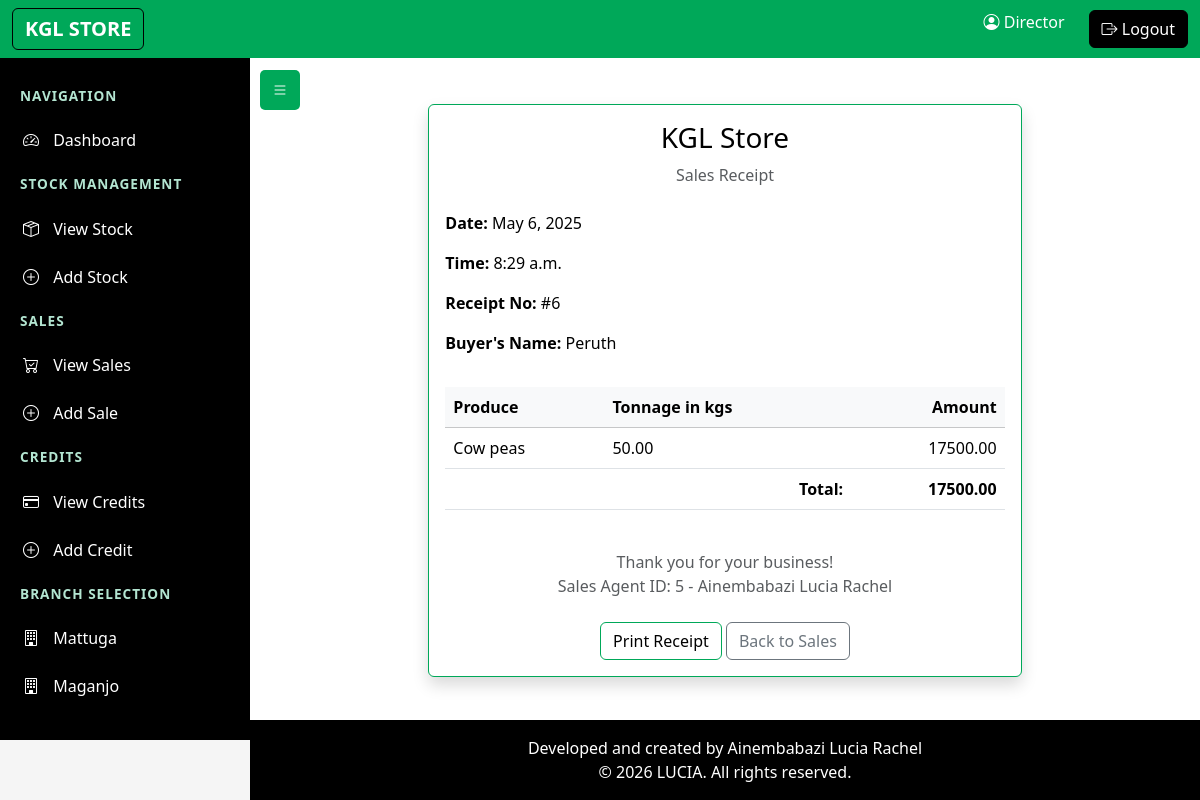
Page /receipt/6/ (signed in) on the committed database.
### kglapp/models.py (models this page shows, shortened)
class UserProfile(AbstractUser):
    USERNAME_FIELD = 'username'
    REQUIRED_FIELDS = ['email']
    phone_number = models.CharField(max_length=15, null=False, blank=False)
    address = models.TextField(null=False, blank=False)
    contact = models.CharField(max_length=20, blank=True)
    gender = models.CharField(max_length=10, null=False, blank=False)
    role = models.CharField(max_length=20, choices=[
        ('manager', 'Manager'),
        ('director', 'Director'),
        ('sales_agent', 'Sales Agent')
    ], default='manager')
    branch = models.CharField(max_length=100, null=True, blank=True, choices=[
        ('Mattuga', 'Mattuga'),
        ('Maganjo', 'Maganjo'),
    ])
    date_joined = models.DateTimeField(default=timezone.now)

class Sale(models.Model):
    name_of_produce = models.CharField(max_length=100, null=False, blank=False)
    branch = models.CharField(max_length=100, null=False, blank=False, default='Mattuga', choices=[
        ('Mattuga', 'Mattuga'),
        ('Maganjo', 'Maganjo'),
    ])
    tonnage = models.DecimalField(max_digits=10, decimal_places=2, null=False, blank=False)
    amount_paid = models.DecimalField(max_digits=12, decimal_places=2, null=False, blank=False)
    buyers_name = models.CharField(max_length=100)
    sales_agent = models.ForeignKey(
        'UserProfile',
        on_delete=models.PROTECT,
        limit_choices_to={'role': 'sales_agent'}
    )
    date_of_sale = models.DateField(auto_now_add=True, null=False, blank=False)
    time_of_sale = models.TimeField(auto_now_add=True, null=False, blank=False)

### kglapp/views.py (the view)
# urls.py: path('receipt/<int:sale_id>/', views.receipt, name='receipt'),
@login_required
@has_role(['manager', 'sales_agent', 'director'])
@branch_access_required
def receipt(request, sale_id):
    sale = get_object_or_404(Sale, id=sale_id)
    return render(request, 'receipt.html', {'sale': sale})

### kglapp/views.py (called while the page is built, shortened)
def has_role(roles):
    def check_role(user):
        if not user.is_authenticated:
            return False
        if user.is_superuser:
            return True
        if isinstance(roles, str):
            return user.role == roles
        return user.role in roles
    return user_passes_test(check_role)

def branch_access_required(view_func):
    @wraps(view_func)
    def _wrapped_view(request, *args, **kwargs):
        if request.user.is_superuser or request.user.role == 'director':
            return view_func(request, *args, **kwargs)
    return _wrapped_view

### kglapp/templates/receipt.html (shortened to what this page needs)
{% extends 'base.html' %}
{% block content %}
<div class="container py-4">
    <div class="row justify-content-center">
        <div class="col-md-8">
            <div class="card shadow">
                <div class="card-body">
                    <div class="text-center mb-4">
                        <h1 class="h3">KGL Store</h1>
                        <p class="text-muted">Sales Receipt</p>
                    </div>
                    <div class="row mb-3">
                        <div class="col-6">
                            <p><strong>Date:</strong> {{ sale.date_of_sale }}</p>
                            <p><strong>Time:</strong> {{ sale.time_of_sale }}</p>
                            <p><strong>Receipt No:</strong> #{{ sale.id }}</p>
                            <p><strong>Buyer's Name:</strong> {{ sale.buyers_name }}</p>
                        </div>
                    </div>
                    <div class="table-responsive mb-4">
                        <table class="table">
                            <thead class="table-light">
                                <tr>
                                    <th>Produce</th>
                                    <th>Tonnage in kgs</th>
                                    <th class="text-end">Amount</th>
                                </tr>
                            </thead>
                            <tbody>
                                <tr>
                                    <td>{{ sale.name_of_produce }}</td>
                                    <td>{{ sale.tonnage }}</td>
                                    <td class="text-end">{{ sale.amount_paid }}</td>
                                </tr>
                            </tbody>
                            <tfoot>
                                <tr>
                                    <td colspan="2" class="text-end"><strong>Total:</strong></td>
                                    <td class="text-end"><strong>{{ sale.amount_paid }}</strong></td>
                                </tr>
                            </tfoot>
                        </table>
                    </div>
                    <div class="text-center">
                        <p class="text-muted mb-0">Thank you for your business!</p>
                        <p class="text-muted">Sales Agent ID: {{ sale.sales_agent.id }} - {{ sale.sales_agent.get_full_name }}</p>
                    </div>
                    <div class="mt-4 text-center">
                        <button onclick="window.print()" class="btn btn-outline-primary">Print Receipt</button>
                        <a href="{% url 'all_sales' %}" class="btn btn-outline-secondary">Back to Sales</a>
                    </div>
                </div>
            </div>
        </div>
    </div>
</div>
{% endblock %}

### kglapp/templates/base.html (shortened to what this page needs)
<!DOCTYPE html>
<html lang="en">
<head>
    {% load django_bootstrap5 %}
    {% load crispy_forms_tags %}
    {% bootstrap_css %}
    <link rel="stylesheet" href="https://cdn.jsdelivr.net/npm/bootstrap-icons@1.11.3/font/bootstrap-icons.min.css">
</head>
<body>
    <nav class="navbar navbar-expand-lg navbar-dark bg-primary mb-4">
        <div class="container-fluid">
            <a class="navbar-brand btn btn-dark" href="{% url 'dashboard' %}">KGL STORE</a>
            <div class="collapse navbar-collapse" id="navbarNav">
                <ul class="navbar-nav ms-auto">
                    <li class="nav-item">
                        <span class="navbar-text me-3">
                            <i class="bi bi-person-circle"></i> {{ user.username }}
                        </span>
                    </li>
                    <li class="nav-item">
                        <form method="POST" action="{% url 'logout' %}" class="d-inline">
                            <button type="submit" class="btn btn-dark ms-2">
                                <i class="bi bi-box-arrow-right"></i> Logout
                            </button>
                        </form>
                    </li>
                </ul>
            </div>
        </div>
    </nav>
    <button class="sidebar-toggle" id="sidebarToggle" onclick="toggleSidebar()">
        <i class="bi bi-list"></i>
    </button>
    <div class="sidebar" id="sidebar">
        <div class="sidebar-section">Navigation</div>
        <a href="{% url 'dashboard' %}" class="sidebar-link">
            <i class="bi bi-speedometer2"></i> Dashboard
        </a>
        {% if user_role == 'manager' or user_role == 'director' %}
        <div class="sidebar-section">Stock Management</div>
        <a href="{% url 'all_stock' %}{% if current_branch and user_role == 'director' %}?branch={{ current_branch }}{% endif %}" class="sidebar-link">
            <i class="bi bi-box-seam"></i> View Stock
        </a>
        <a href="{% url 'add_stock' %}{% if current_branch and user_role == 'director' %}?branch={{ current_branch }}{% endif %}" class="sidebar-link">
            <i class="bi bi-plus-circle"></i> Add Stock
        </a>
        {% endif %}
        <div class="sidebar-section">Sales</div>
        <a href="{% url 'all_sales' %}{% if current_branch and user_role == 'director' %}?branch={{ current_branch }}{% endif %}" class="sidebar-link">
            <i class="bi bi-cart-check"></i> View Sales
        </a>
        <a href="{% url 'add_sale' %}{% if current_branch and user_role == 'director' %}?branch={{ current_branch }}{% endif %}" class="sidebar-link">
            <i class="bi bi-plus-circle"></i> Add Sale
        </a>
        <div class="sidebar-section">Credits</div>
        <a href="{% url 'all_credits' %}{% if current_branch and user_role == 'director' %}?branch={{ current_branch }}{% endif %}" class="sidebar-link">
            <i class="bi bi-credit-card"></i> View Credits
        </a>
        <a href="{% url 'add_credit' %}{% if current_branch and user_role == 'director' %}?branch={{ current_branch }}{% endif %}" class="sidebar-link">
            <i class="bi bi-plus-circle"></i> Add Credit
        </a>
        {% if user_role == 'director' %}
        <div class="sidebar-section">Branch Selection</div>
        <a href="{% url 'dashboard' %}?branch=Mattuga" class="sidebar-link">
            <i class="bi bi-building"></i> Mattuga
        </a>
        <a href="{% url 'dashboard' %}?branch=Maganjo" class="sidebar-link">
            <i class="bi bi-building"></i> Maganjo
        </a>
        {% endif %}
    </div>
    <div class="main-content" id="mainContent">
        <div class="container-fluid">
            {% block content %}
            {% endblock %}
        </div>
    </div>
    <footer class="footer py-3 bg-dark text-white" id="footer">
        <div class="container text-center">
            <p class="mb-0">Developed and created by Ainembabazi Lucia Rachel</p>
            <p class="mb-0">&copy; {% now "Y" %} LUCIA. All rights reserved.</p>
        </div>
    </footer>
</body>
</html>

### kglapp/templates/receipt.html (style rules this page uses)
.btn { display: none; }

### rows in the picture
UserProfile: username "Director"
Sale: date_of_sale "May 6, 2025", time_of_sale "8:29 a.m.", id "6", buyers_name "Peruth", name_of_produce "Cow peas", tonnage "50.00", amount_paid "17500.00", sales_agent.id "5", sales_agent.get_full_name "Ainembabazi Lucia Rachel"
